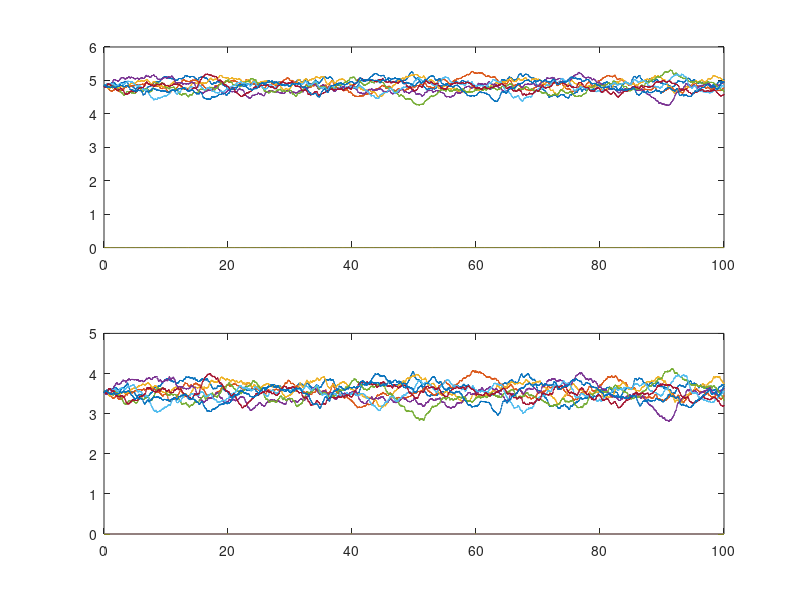

MATLAB code for this plot:
% Network with N total inhibition-stabilized excitatory-inhibitory units. 
% M of those pairs we attempt to make "active", and N-M pairs we try to 
% suppress.

%Originally Written by Paul Miller
%Modified and Commented by Connor Zawacki

%No WEIX cross connection
%WIEX cross connection
%linear inhibitory unit Firing rate
%linear excitatory unit Firing rate

clear
N = 10;             %Total excitatory-inhibitory firing rate unit pairs
M = 8;              %Total number of active excitatory-inhibitory firing rate unit pairs

dt = 0.001;         %Time step for simulation
tmax = 100;         %Duration of simulation
t = 0:dt:tmax;      
Nt = length(t);

taue = 0.010;       %Time constant for excitatory cells
taui = 0.010;       %Time constant for inhibitory cells

Wee0 = 3.25;        %Excit.-Excit. self conneciton strength
Wie0 = -2.4;        %Inhib.-Excit. connection strength
Wei0 = 5;           %Excit-Inhib. connection strength
Weix = 0.0;         %Excit-Inhib. cross connection strength
Wiex = -0.5;        %Inhib.-Excit cross connection strength
Wii0 = -3;          %Inhib-Inhib self inhibition

I0e = 10;           %Excit. apllied current
I0i = -10;          %Inhib. applied current

%Connection Matricies
Wee = Wee0*eye(N);
Wie = Wie0*eye(N);
Wie = (Wie0-Wiex)*eye(N) + Wiex*ones(N);
Wei = (Wei0-Weix)*eye(N) + Weix*ones(N);
Wii = Wii0*eye(N);

Ie = I0e*ones(N,1);
Ii = I0i*ones(N,1);

%Inhitial Conditions Calculations
Wei_tilde = Wei0/(1-Wii0);
Wie_tilde = (-Wie0)/(1-Wii0);
Wiex_tilde = (-Wiex)/(1-Wii0);
I0i_tilde = I0i*Wie_tilde;

jac_stable =  (-Wie0+Wiex)*Wei_tilde - (Wee0-1);
disp(jac_stable)

ril = I0i/(1-Wii0)
if ( ril > 0 )
    th_e_tilde = -I0e + (N-M)*Wiex_tilde*I0i;
else
    th_e_tilde = -I0e;
end

rih = (Wei0*th_e_tilde + I0i*(Wee0-1) )/ ...
    ( (1-Wii0)*(Wee0-1) + Wei0*(Wie0 + (M-1)*Wiex) )

reh = ( th_e_tilde - rih*(Wie0 + (M-1)*Wiex) )/(Wee0-1)

if ( ril < 0 ) 
    low_rate_input = M*Wiex*rih + I0e
else
    low_rate_input = M*Wiex*rih + I0e + (Wie0 + (N-M-1)*Wiex)*ril
end

%Initial firing rates
re = zeros(N,Nt);
ri = zeros(N,Nt);


re(1:M,1) = reh;
ri(1:M,1) = rih;

sigman = 0.05/sqrt(dt);

for i = 2:Nt
    re(:,i) = re(:,i-1) + dt*((Wee-eye(N))*re(:,i-1) + Wie*ri(:,i-1) + Ie + sigman*randn(N,1));
    ri(:,i) = ri(:,i-1) + dt*(Wei*re(:,i-1) + (Wii-eye(N))*ri(:,i-1) + Ii + sigman*randn(N,1));
    re(:,i) = max(re(:,i),0);
    ri(:,i) = max(ri(:,i),0);
end

figure(1)
clf
subplot(2,1,1)
plot(t,re)
subplot(2,1,2)
plot(t,ri)

